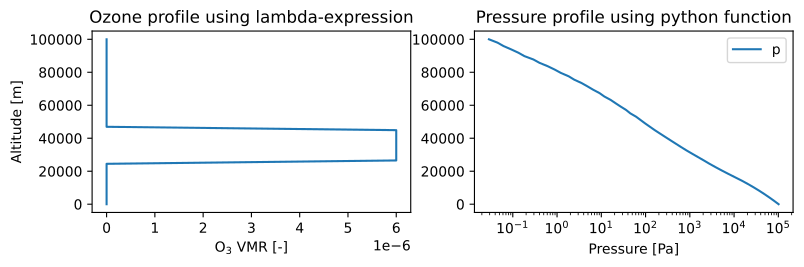

Generate this figure with Python:
import matplotlib.pyplot as plt
import numpy as np
import pyarts

h = pyarts.arts.GriddedField3.fromxml("planets/Earth/afgl/tropical/p.xml").grids[0]
p = pyarts.arts.GriddedField3.fromxml("planets/Earth/afgl/tropical/p.xml").data.flatten()

def h2p(alt, *args):
    return np.interp(alt, h, p)

atm_field = pyarts.arts.AtmField(toa=100e3)
atm_field["O3"] = lambda alt, lat, lon: 6e-6 if 25e3 < alt < 45e3 else 0
atm_field["p"] = h2p

fig = plt.figure(figsize=(14, 8))
fig, subs = pyarts.plots.AtmField.plot(atm_field, alts=np.linspace(0, 100e3), fig=fig, keys=["O3",'p'])
subs[0].set_title("Ozone profile using lambda-expression")
subs[0].legend().remove()
subs[1].set_title("Pressure profile using python function")
subs[0].set_ylabel("Altitude [m]")
subs[0].set_xlabel("O$_3$ VMR [-]")
subs[1].set_xlabel("Pressure [Pa]")
subs[1].set_xscale("log")
plt.show()
